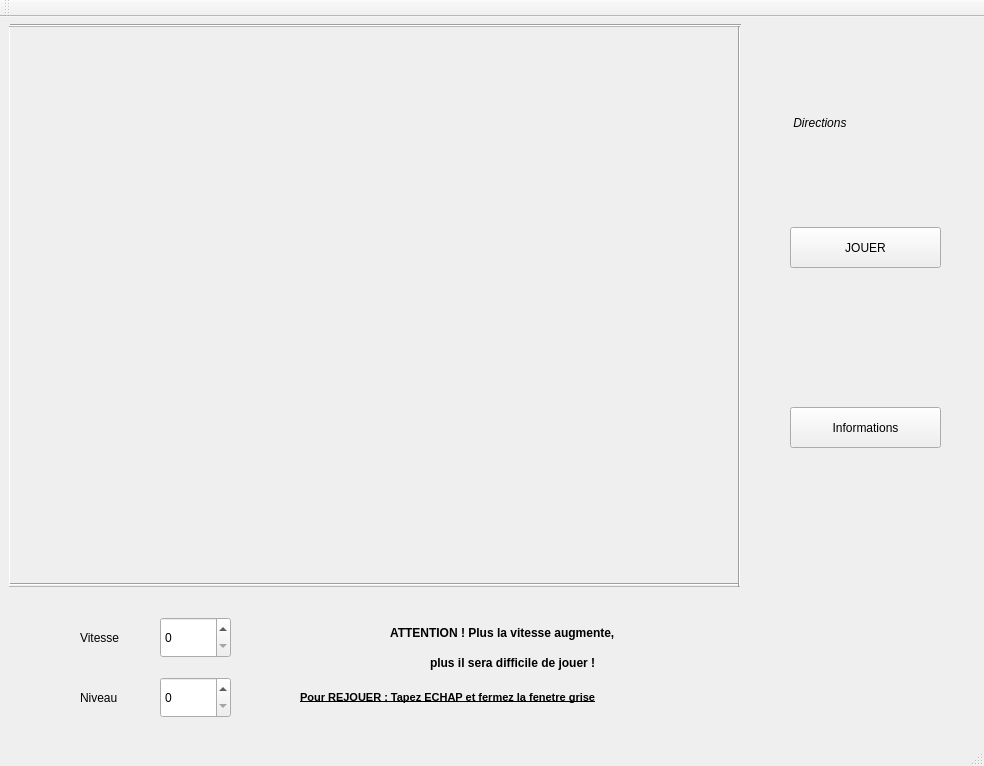
<?xml version="1.0" encoding="UTF-8"?>
<ui version="4.0">
 <class>TestAppClass</class>
 <widget class="QMainWindow" name="TestAppClass">
  <property name="geometry">
   <rect>
    <x>0</x>
    <y>0</y>
    <width>984</width>
    <height>766</height>
   </rect>
  </property>
  <property name="windowTitle">
   <string>Jeu du lapin</string>
  </property>
  <widget class="QWidget" name="centralWidget">
   <widget class="QFrame" name="frameTerrain">
    <property name="geometry">
     <rect>
      <x>9</x>
      <y>9</y>
      <width>731</width>
      <height>561</height>
     </rect>
    </property>
    <property name="frameShape">
     <enum>QFrame::StyledPanel</enum>
    </property>
    <property name="frameShadow">
     <enum>QFrame::Raised</enum>
    </property>
    <widget class="QLabel" name="labelPerso">
     <property name="geometry">
      <rect>
       <x>320</x>
       <y>430</y>
       <width>61</width>
       <height>61</height>
      </rect>
     </property>
     <property name="text">
      <string/>
     </property>
     <property name="pixmap">
      <pixmap resource="testapp.qrc">:/TestApp/Resources/images/perso_iu.png</pixmap>
     </property>
    </widget>
    <widget class="QLabel" name="label_but1">
     <property name="geometry">
      <rect>
       <x>350</x>
       <y>150</y>
       <width>71</width>
       <height>71</height>
      </rect>
     </property>
     <property name="text">
      <string/>
     </property>
     <property name="pixmap">
      <pixmap resource="testapp.qrc">:/TestApp/Resources/images/but_marshmallow.png</pixmap>
     </property>
    </widget>
    <widget class="Line" name="line_bas">
     <property name="geometry">
      <rect>
       <x>0</x>
       <y>550</y>
       <width>731</width>
       <height>16</height>
      </rect>
     </property>
     <property name="orientation">
      <enum>Qt::Horizontal</enum>
     </property>
    </widget>
    <widget class="Line" name="line_droite">
     <property name="geometry">
      <rect>
       <x>720</x>
       <y>0</y>
       <width>20</width>
       <height>561</height>
      </rect>
     </property>
     <property name="orientation">
      <enum>Qt::Vertical</enum>
     </property>
    </widget>
    <widget class="Line" name="line_gauche">
     <property name="geometry">
      <rect>
       <x>-10</x>
       <y>0</y>
       <width>20</width>
       <height>561</height>
      </rect>
     </property>
     <property name="orientation">
      <enum>Qt::Vertical</enum>
     </property>
    </widget>
    <widget class="QLabel" name="label_but2">
     <property name="geometry">
      <rect>
       <x>110</x>
       <y>120</y>
       <width>71</width>
       <height>71</height>
      </rect>
     </property>
     <property name="text">
      <string/>
     </property>
     <property name="pixmap">
      <pixmap resource="testapp.qrc">:/TestApp/Resources/images/but_23.png</pixmap>
     </property>
    </widget>
    <widget class="QLabel" name="label_but3">
     <property name="geometry">
      <rect>
       <x>630</x>
       <y>40</y>
       <width>71</width>
       <height>71</height>
      </rect>
     </property>
     <property name="text">
      <string/>
     </property>
     <property name="pixmap">
      <pixmap resource="testapp.qrc">:/TestApp/Resources/images/but_palette.png</pixmap>
     </property>
    </widget>
    <widget class="QLabel" name="label_but4">
     <property name="geometry">
      <rect>
       <x>620</x>
       <y>450</y>
       <width>71</width>
       <height>71</height>
      </rect>
     </property>
     <property name="text">
      <string/>
     </property>
     <property name="pixmap">
      <pixmap resource="testapp.qrc">:/TestApp/Resources/images/but_bbibbi.png</pixmap>
     </property>
    </widget>
    <widget class="QLabel" name="label_but5">
     <property name="geometry">
      <rect>
       <x>300</x>
       <y>10</y>
       <width>71</width>
       <height>71</height>
      </rect>
     </property>
     <property name="text">
      <string/>
     </property>
     <property name="pixmap">
      <pixmap resource="testapp.qrc">:/TestApp/Resources/images/but_blueming.png</pixmap>
     </property>
    </widget>
    <zorder>label_but1</zorder>
    <zorder>labelPerso</zorder>
    <zorder>line_bas</zorder>
    <zorder>line_droite</zorder>
    <zorder>line_gauche</zorder>
    <zorder>label_but2</zorder>
    <zorder>label_but3</zorder>
    <zorder>label_but4</zorder>
    <zorder>label_but5</zorder>
   </widget>
   <widget class="QLabel" name="labelNiveau">
    <property name="geometry">
     <rect>
      <x>300</x>
      <y>660</y>
      <width>491</width>
      <height>41</height>
     </rect>
    </property>
    <property name="font">
     <font>
      <pointsize>8</pointsize>
      <weight>75</weight>
      <bold>true</bold>
      <underline>true</underline>
     </font>
    </property>
    <property name="text">
     <string>Pour REJOUER : Tapez ECHAP et fermez la fenetre grise</string>
    </property>
   </widget>
   <widget class="QLabel" name="labelNumNiveau">
    <property name="geometry">
     <rect>
      <x>760</x>
      <y>40</y>
      <width>201</width>
      <height>131</height>
     </rect>
    </property>
    <property name="font">
     <font>
      <italic>true</italic>
     </font>
    </property>
    <property name="text">
     <string>          Directions</string>
    </property>
   </widget>
   <widget class="QPushButton" name="buttonLancer">
    <property name="geometry">
     <rect>
      <x>790</x>
      <y>210</y>
      <width>151</width>
      <height>41</height>
     </rect>
    </property>
    <property name="text">
     <string>JOUER</string>
    </property>
    <property name="autoDefault">
     <bool>false</bool>
    </property>
   </widget>
   <widget class="QLabel" name="label">
    <property name="geometry">
     <rect>
      <x>390</x>
      <y>600</y>
      <width>341</width>
      <height>31</height>
     </rect>
    </property>
    <property name="font">
     <font>
      <weight>75</weight>
      <bold>true</bold>
     </font>
    </property>
    <property name="text">
     <string>ATTENTION ! Plus la vitesse augmente,</string>
    </property>
   </widget>
   <widget class="QLabel" name="label_2">
    <property name="geometry">
     <rect>
      <x>430</x>
      <y>630</y>
      <width>301</width>
      <height>31</height>
     </rect>
    </property>
    <property name="font">
     <font>
      <weight>75</weight>
      <bold>true</bold>
     </font>
    </property>
    <property name="text">
     <string>plus il sera difficile de jouer !</string>
    </property>
   </widget>
   <widget class="Line" name="line_haut">
    <property name="geometry">
     <rect>
      <x>10</x>
      <y>0</y>
      <width>731</width>
      <height>16</height>
     </rect>
    </property>
    <property name="orientation">
     <enum>Qt::Horizontal</enum>
    </property>
   </widget>
   <widget class="QSpinBox" name="spinBox_vitesse">
    <property name="geometry">
     <rect>
      <x>160</x>
      <y>600</y>
      <width>71</width>
      <height>41</height>
     </rect>
    </property>
   </widget>
   <widget class="QLabel" name="label_3">
    <property name="geometry">
     <rect>
      <x>80</x>
      <y>610</y>
      <width>71</width>
      <height>21</height>
     </rect>
    </property>
    <property name="font">
     <font>
      <pointsize>9</pointsize>
     </font>
    </property>
    <property name="text">
     <string>Vitesse</string>
    </property>
   </widget>
   <widget class="QSpinBox" name="spinBox_niveau">
    <property name="geometry">
     <rect>
      <x>160</x>
      <y>660</y>
      <width>71</width>
      <height>41</height>
     </rect>
    </property>
   </widget>
   <widget class="QLabel" name="label_4">
    <property name="geometry">
     <rect>
      <x>80</x>
      <y>670</y>
      <width>71</width>
      <height>21</height>
     </rect>
    </property>
    <property name="font">
     <font>
      <pointsize>9</pointsize>
     </font>
    </property>
    <property name="text">
     <string>Niveau</string>
    </property>
   </widget>
   <widget class="QLabel" name="label_fin">
    <property name="geometry">
     <rect>
      <x>790</x>
      <y>280</y>
      <width>151</width>
      <height>61</height>
     </rect>
    </property>
    <property name="font">
     <font>
      <pointsize>10</pointsize>
      <weight>75</weight>
      <bold>true</bold>
     </font>
    </property>
    <property name="text">
     <string/>
    </property>
   </widget>
   <widget class="QPushButton" name="bouton_infos">
    <property name="geometry">
     <rect>
      <x>790</x>
      <y>390</y>
      <width>151</width>
      <height>41</height>
     </rect>
    </property>
    <property name="text">
     <string>Informations</string>
    </property>
   </widget>
  </widget>
  <widget class="QToolBar" name="mainToolBar">
   <attribute name="toolBarArea">
    <enum>TopToolBarArea</enum>
   </attribute>
   <attribute name="toolBarBreak">
    <bool>false</bool>
   </attribute>
  </widget>
  <widget class="QStatusBar" name="statusBar"/>
  <action name="actionChanger_de_niveau">
   <property name="text">
    <string>Changer de niveau</string>
   </property>
  </action>
  <action name="actionAide">
   <property name="text">
    <string>Aide</string>
   </property>
  </action>
 </widget>
 <layoutdefault spacing="6" margin="11"/>
 <resources>
  <include location="testapp.qrc"/>
 </resources>
 <connections/>
</ui>
